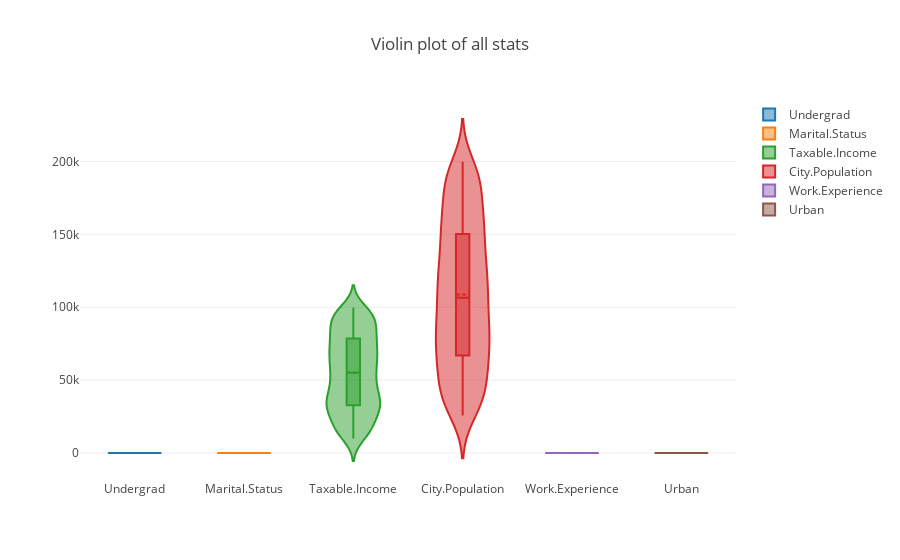

The notebook cell saved with this chart:
### Code cell
data = []

for i in range(0, 6):
    trace = {
            "type": 'violin',
            "x": max(fc_df.iloc[:,i]),
            "y": fc_df.iloc[:,i],
            "name": list(fc_df.columns)[i],
            "box": {"visible": True},
            "meanline": {"visible": True}
        }
    data.append(trace)
        
fig = {
    "data": data,
    "layout" : {
        "title": "Violin plot of all stats",
        "yaxis": {"zeroline": False,}
    }
}

iplot(fig, filename = 'violin', validate = False)

### Figure 1 — Plotly figure (JSON) as saved in the notebook; plotly's stock layout.template omitted (floating-point values rounded to 4 significant figures; data arrays with more than 128 entries replaced by an {"elided": "..."} marker saying what was removed)
{"data": [{"box": {"visible": true}, "meanline": {"visible": true}, "name": "Undergrad", "type": "violin", "x": 1, "y": {"elided": "600 int values"}}, {"box": {"visible": true}, "meanline": {"visible": true}, "name": "Marital.Status", "type": "violin", "x": 2, "y": {"elided": "600 int values"}}, {"box": {"visible": true}, "meanline": {"visible": true}, "name": "Taxable.Income", "type": "violin", "x": 99619, "y": {"elided": "600 int values"}}, {"box": {"visible": true}, "meanline": {"visible": true}, "name": "City.Population", "type": "violin", "x": 199778, "y": {"elided": "600 int values"}}, {"box": {"visible": true}, "meanline": {"visible": true}, "name": "Work.Experience", "type": "violin", "x": 30, "y": {"elided": "600 int values"}}, {"box": {"visible": true}, "meanline": {"visible": true}, "name": "Urban", "type": "violin", "x": 1, "y": {"elided": "600 int values"}}], "layout": {"title": "Violin plot of all stats", "yaxis": {"zeroline": false}}}
